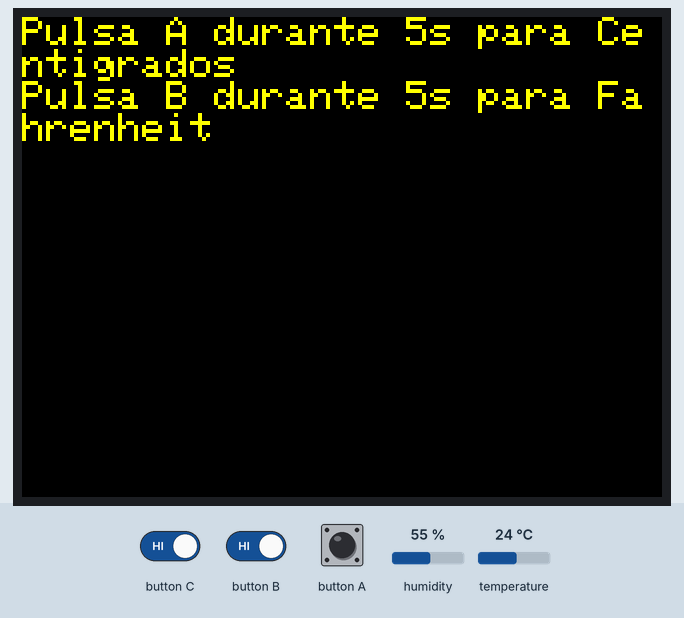
Simulated run of this sketch. Board: ESP32. On the bench: 320×240 colour display. The test bench sets the inputs (shaded band); at power-on: temperature 24 °C, humidity 55 %. What the sketch prints to the serial monitor is not drawn.

Above: at 1.3 s.
1.4 s: button C driven LOW and button B driven LOW
At 5.7 s:
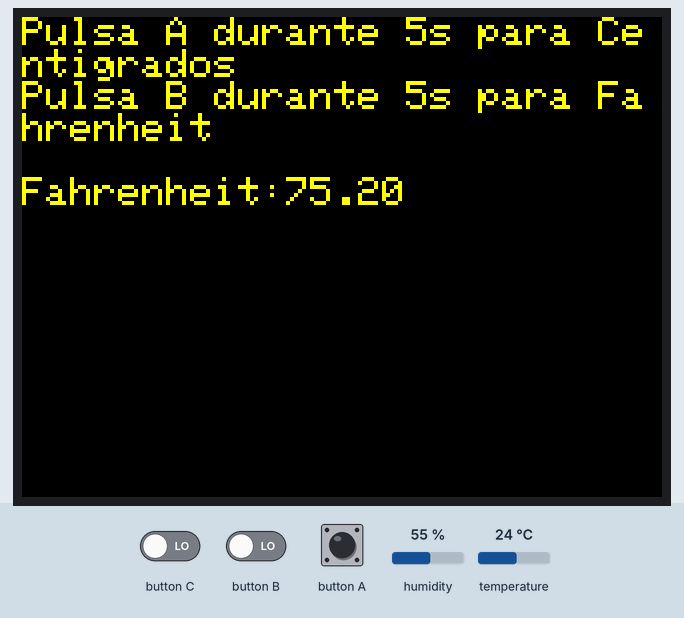
14.4 s: button A pressed for 3 s
At 16.4 s:
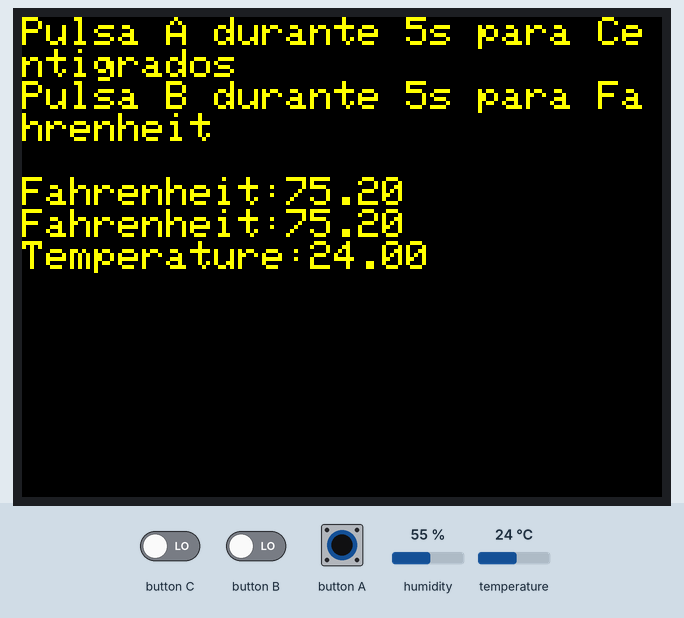
30.4 s: temperature set to 12 °C
At 36.5 s:
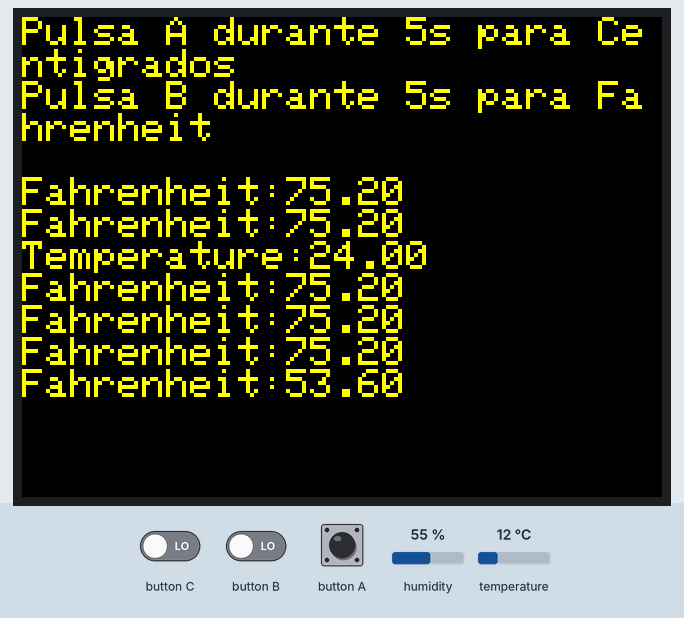
41.8 s: temperature set to 19 °C
At 46.0 s:
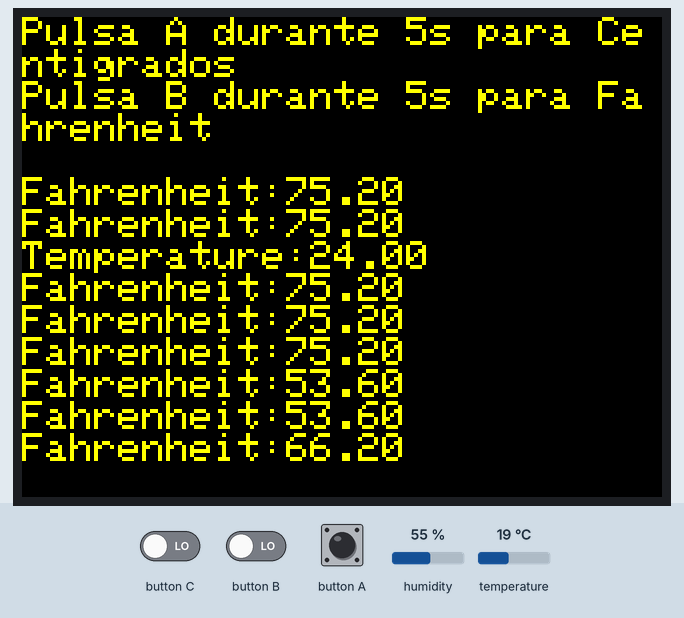
Timing chart, 0 to 47.5 s (numbered marks = the images above; inputs shaded):
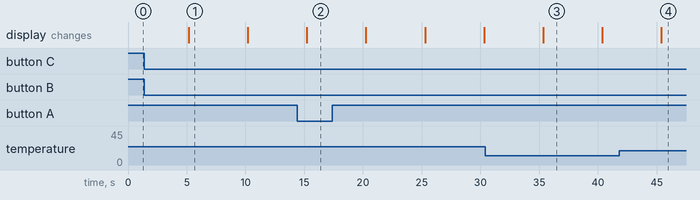

The sketch:

DHTtester.ino
```cpp
// Example testing sketch for various DHT humidity/temperature sensors
// Written by ladyada, public domain

// REQUIRES the following Arduino libraries:
// - DHT Sensor Library: https://github.com/adafruit/DHT-sensor-library
// - Adafruit Unified Sensor Lib: https://github.com/adafruit/Adafruit_Sensor

#include "DHT.h"
#include <M5Stack.h>
#define DHTPIN 5     // Digital pin connected to the DHT sensor
// Feather HUZZAH ESP8266 note: use pins 3, 4, 5, 12, 13 or 14 --
// Pin 15 can work but DHT must be disconnected during program upload.

// Uncomment whatever type you're using!
#define DHTTYPE DHT11   // DHT 11
//#define DHTTYPE DHT22   // DHT 22  (AM2302), AM2321
//#define DHTTYPE DHT21   // DHT 21 (AM2301)

// Connect pin 1 (on the left) of the sensor to +5V
// NOTE: If using a board with 3.3V logic like an Arduino Due connect pin 1
// to 3.3V instead of 5V!
// Connect pin 2 of the sensor to whatever your DHTPIN is
// Connect pin 3 (on the right) of the sensor to GROUND (if your sensor has 3 pins)
// Connect pin 4 (on the right) of the sensor to GROUND and leave the pin 3 EMPTY (if your sensor has 4 pins)
// Connect a 10K resistor from pin 2 (data) to pin 1 (power) of the sensor

// Initialize DHT sensor.
// Note that older versions of this library took an optional third parameter to
// tweak the timings for faster processors.  This parameter is no longer needed
// as the current DHT reading algorithm adjusts itself to work on faster procs.
DHT dht(DHTPIN, DHTTYPE);

void setup() {
  Serial.begin(9600);
  Serial.println(F("DHTxx test!"));

  dht.begin();

  M5.begin();
  M5.Power.begin();
  M5.Lcd.setTextColor(YELLOW);
  M5.Lcd.setTextSize(2);
  M5.Lcd.println("Pulsa A durante 5s para Centigrados");
  M5.Lcd.println("Pulsa B durante 5s para Fahrenheit");
  M5.Lcd.print("\n");
}

void loop() {
  M5.BtnA.read();
  M5.BtnB.read();
  delay(5000);

  // Reading temperature or humidity takes about 250 milliseconds!
  // Sensor readings may also be up to 2 seconds 'old' (its a very slow sensor)


  float t = dht.readTemperature();
  float f = dht.readTemperature(true);
  int nulo = 0;
  // Check if any reads failed and exit early (to try again).
  if ( isnan(t) | isnan(f)) {
    Serial.println(F("Failed to read from DHT sensor!"));
    return;
  }

  Serial.print(("Temperature: "));
  Serial.print(t);


   M5.update();

  if (M5.BtnA.isPressed()){
             M5.Lcd.print("Temperature:");
             M5.Lcd.print(t);
             M5.Lcd.print("\n");
  }else if (M5.BtnB.isPressed()){
            M5.Lcd.print("Fahrenheit:");
            M5.Lcd.print(f);
            M5.Lcd.print("\n");
  }

}
```

Measured:
- after the input at 1.4 s, the display: changes after 3.8 s (image 1)
- after the input at 14.4 s, the display: changes after 0.83 s (image 2)
- what the display in image 1 shows lasts 5.0 s, from 5.2 s to 10.2 s
